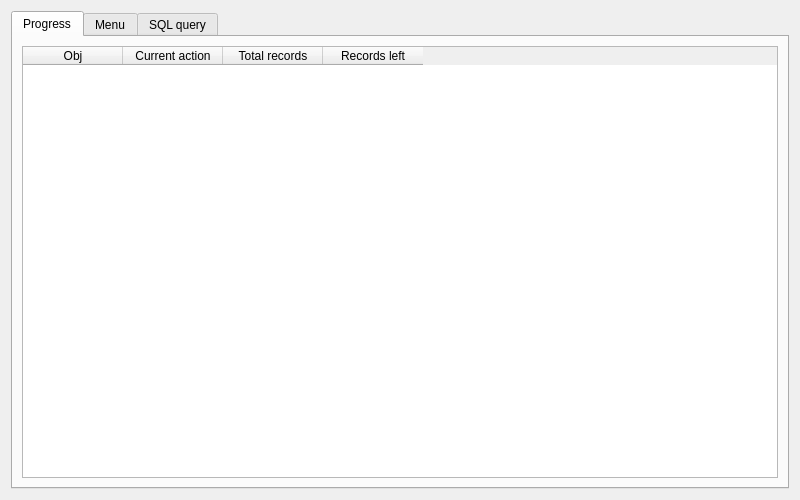
<?xml version="1.0" encoding="UTF-8"?>
<ui version="4.0">
 <class>QSinchronizeDatabaseChanges</class>
 <widget class="QWidget" name="QSinchronizeDatabaseChanges">
  <property name="geometry">
   <rect>
    <x>0</x>
    <y>0</y>
    <width>800</width>
    <height>500</height>
   </rect>
  </property>
  <property name="minimumSize">
   <size>
    <width>0</width>
    <height>500</height>
   </size>
  </property>
  <property name="windowTitle">
   <string>MainWindow</string>
  </property>
  <layout class="QHBoxLayout" name="horizontalLayout">
   <item>
    <widget class="QTabWidget" name="tabWidget">
     <property name="currentIndex">
      <number>0</number>
     </property>
     <widget class="QWidget" name="tab">
      <attribute name="title">
       <string>Progress</string>
      </attribute>
      <layout class="QHBoxLayout" name="horizontalLayout_2">
       <item>
        <widget class="QTableWidget" name="tblProgress">
         <column>
          <property name="text">
           <string>Obj</string>
          </property>
         </column>
         <column>
          <property name="text">
           <string>Current action</string>
          </property>
         </column>
         <column>
          <property name="text">
           <string>Total records</string>
          </property>
         </column>
         <column>
          <property name="text">
           <string>Records left</string>
          </property>
         </column>
        </widget>
       </item>
      </layout>
     </widget>
     <widget class="QWidget" name="tab_3">
      <attribute name="title">
       <string>Menu</string>
      </attribute>
      <layout class="QVBoxLayout" name="verticalLayout">
       <item>
        <layout class="QGridLayout" name="gridLayout">
         <item row="1" column="0">
          <widget class="QListWidget" name="lstMenu"/>
         </item>
         <item row="0" column="0">
          <widget class="QCheckBox" name="chSelectAll">
           <property name="text">
            <string>Check all</string>
           </property>
          </widget>
         </item>
        </layout>
       </item>
      </layout>
     </widget>
     <widget class="QWidget" name="tab_2">
      <attribute name="title">
       <string>SQL query</string>
      </attribute>
      <layout class="QHBoxLayout" name="horizontalLayout_3">
       <item>
        <widget class="QTextEdit" name="txtSql"/>
       </item>
      </layout>
     </widget>
    </widget>
   </item>
  </layout>
 </widget>
 <resources/>
 <connections/>
</ui>
